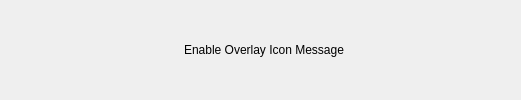
       <widget class="QStackedWidget" name="sOverlayMessageWidget">
        <property name="currentIndex">
         <number>1</number>
        </property>
        <widget class="QWidget" name="pEmpty"/>
        <widget class="QWidget" name="pProcessing">
         <layout class="QHBoxLayout" name="horizontalLayout_7">
          <property name="leftMargin">
           <number>0</number>
          </property>
          <property name="topMargin">
           <number>0</number>
          </property>
          <property name="rightMargin">
           <number>0</number>
          </property>
          <property name="bottomMargin">
           <number>0</number>
          </property>
          <item>
           <spacer name="horizontalSpacer_10">
            <property name="orientation">
             <enum>Qt::Horizontal</enum>
            </property>
            <property name="sizeHint" stdset="0">
             <size>
              <width>178</width>
              <height>20</height>
             </size>
            </property>
           </spacer>
          </item>
          <item>
           <widget class="WaitingSpinnerWidget" name="wWaitingSpinner" native="true"/>
          </item>
          <item>
           <widget class="QLabel" name="lOverlayProcessing">
            <property name="text">
             <string notr="true">Enable Overlay Icon Message</string>
            </property>
           </widget>
          </item>
          <item>
           <spacer name="horizontalSpacer_15">
            <property name="orientation">
             <enum>Qt::Horizontal</enum>
            </property>
            <property name="sizeHint" stdset="0">
             <size>
              <width>177</width>
              <height>20</height>
             </size>
            </property>
           </spacer>
          </item>
         </layout>
        </widget>
       </widget>
